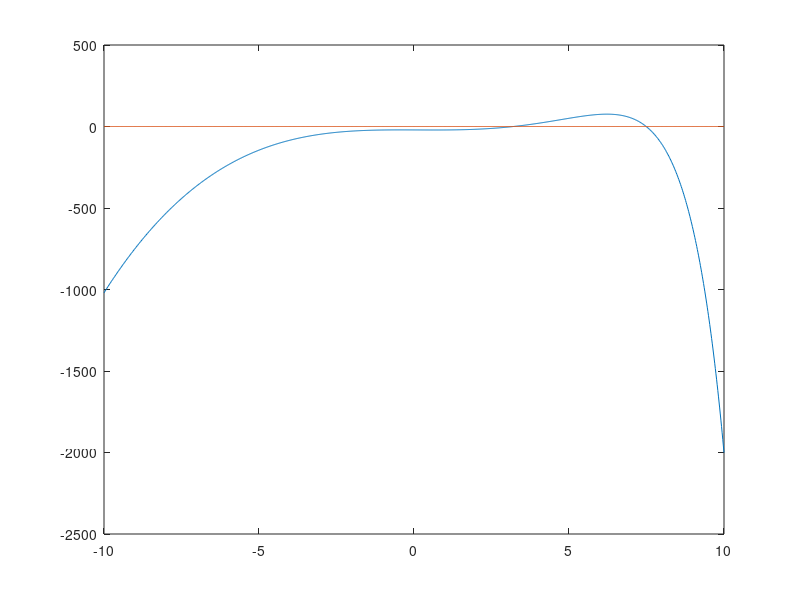
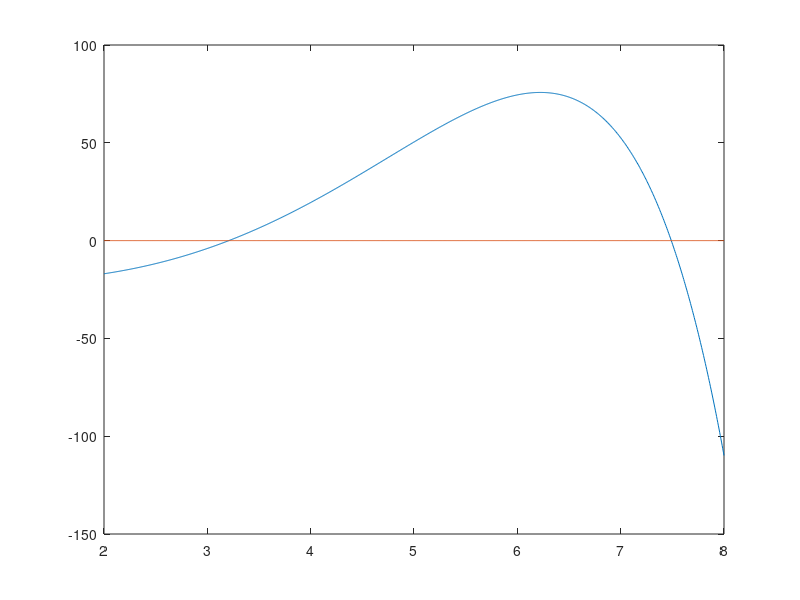
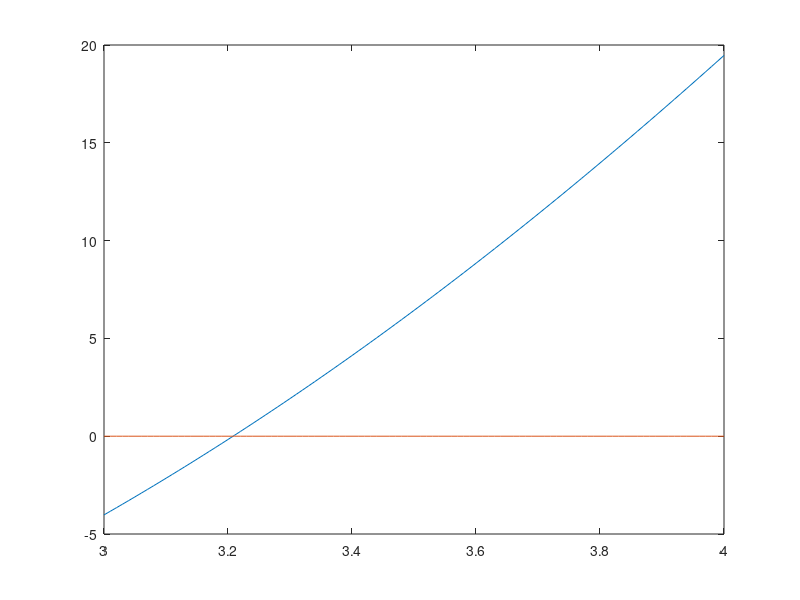
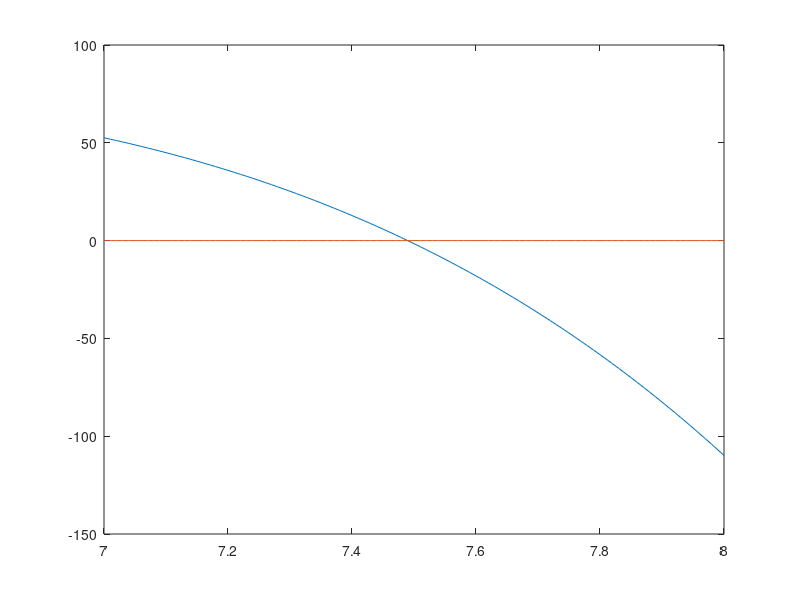

The MATLAB source for these figures, in order:
% Maxwell Greene
% April 8th, 2018
% Math Programming Homework #7

clear all;
close all;
clc;

%%
%Question #1
disp(['Question #1:']);

f = @(x) x.^3 - exp(0.8*x)-20;

x1 = linspace(-10,10,1001);
y1 = f(x1);
zero1 = 0.*x1;
figure(); plot(x1,y1,x1,zero1);
    
    %Use this to estimate a better domain...

x2 = linspace(2,8,1001);
y2 = f(x2);
zero2 = 0.*x2;
figure(); plot(x2,y2,x2,zero2);

disp([' This function has 2 solutions.']);

    %Now that we have a good idea of where the two zero values are, we isolate
    %them...

x3 = linspace(3,4,101);
y3 = f(x3);
zero3 = 0.*x3;
figure(); plot(x3,y3,x3,zero3);
fzero3_4 = fzero(f,3);
disp(['  f(x) = 0 at x = ' , num2str(fzero3_4)]);

x4 = linspace(7,8,101);
y4 = f(x4);
zero4 = 0.*x4;
figure(); plot(x4,y4,x4,zero4);
fzero7_8 = fzero(f,7);
disp(['  f(x) = 0 at x = ' , num2str(fzero7_8)]);

%%
%Question #2
% Find the three roots of the equation x^3-(x^2)*(e^(-0.5x))-3x = -1
% Method: alter equation so that RHS is zero. Then, make LHS a function and
% find zeros fo that function. Estimate zeros with graph then use fzero fn.
disp(['Question #2:']);
f2 = @(x) x.^3-((x.^2).*exp((-.5).*x))-3.*x+1;
x = linspace(-2,2,101);
zero = x.*0;
y = f2(x);
figure(); plot(x,y,x,zero);
%Zeros in the area of x = -1, 0, 2
fzeroN1 = fzero(f2,-1);
fzero0 = fzero(f2,0);
fzero2 = fzero(f2,2);
disp([' The three roots of this function are ',num2str(fzeroN1),', ',num2str(fzero0),', and ',num2str(fzero2),'.']);

%%
%Question #3
disp(['Question #3:']);

f3 = @(x) (2+(x-1.45).^2)./(3+3.5*(.8*x.^2-.6.*x+2));
f3N = @(x) -1*(2+(x-1.45).^2)./(3+3.5*(.8*x.^2-.6.*x+2));
x = linspace(-20,20,1001);
zero = x.*0;
y = f3(x);
figure(); plot(x,y,x,zero);

% Apparent local minima at 0<x<5, local maxima at -5<x<0.

disp([' The function has apperant maximum on interval -5<x<0']);
disp(['  and mimimum on interval 0<x<5.']);
%find exact max/min with fmin

fmaxN5_0 = fminbnd(f3N,-5,0);
fmin0_5 = fminbnd(f3,0,5);

disp([' The function has local maximum at x = ',num2str(fmaxN5_0)]);
disp(['  and local minimum at x = ',num2str(fmin0_5)]);

%%
%Question #4
disp(['Question #4']);

%Part a
disp([' Part A']);
fa = @(x) (x.^3.*exp(-.2.*x))./(1+x.^2);
intA = quadl(fa,1,11);
disp(['  Integral from 1 to 11 is ',num2str(intA)]);

%Part b
disp([' Part B']);
fb = @(x) (4.*x+3.*cos(4.*x))./(2+sin(x));
intB = quadl(fb,2,7);
disp(['  Integral from 2 to 7 is ',num2str(intB)]);

%Part c
disp([' Part C']);
fc = @(x) sqrt(1+.5.*x.^3-x.^2);
intC = quadl(fc,0,3);
disp(['  Integral from 0 to 3 is ',num2str(intC)]);

%Part d
disp([' Part D']);
fd = @(x) (2.*x.^2+x.*cos(x))./(exp(x));
intD = quadl(fd,0,8);
disp(['  Integral from 0 to 8 is ',num2str(intD)]);

